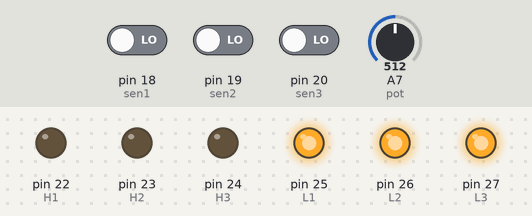
A sketch run on a simulated Arduino Mega 2560, built with avr-gcc and run on an emulated ATmega2560. On the bench: output pins drawn as LEDs (lit = HIGH). Inputs (shaded band) come from the test bench; at power-on: pin 18 (sen1) LOW, A7 (pot) = 512, pin 19 (sen2) LOW, pin 20 (sen3) LOW.

Above: at 1.2 s.
1.3 s: pin 18 (sen1) driven HIGH
At 1.9 s:
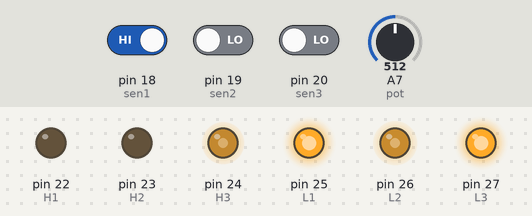
2.8 s: A7 (pot) set to 0
At 4.68 s:
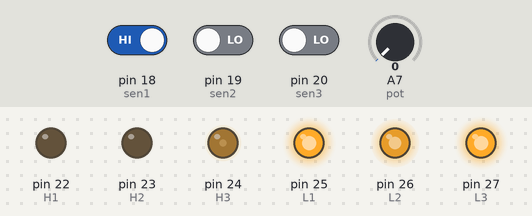
5.8 s: pin 19 (sen2) driven HIGH
At 6.24 s:
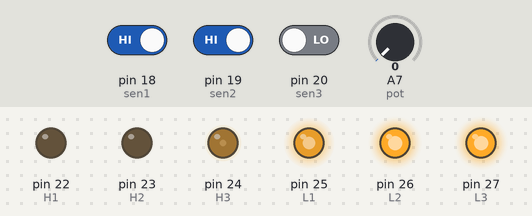
8.8 s: pin 20 (sen3) driven HIGH
10.3 s: pin 18 (sen1) driven LOW
At 10.67 s:
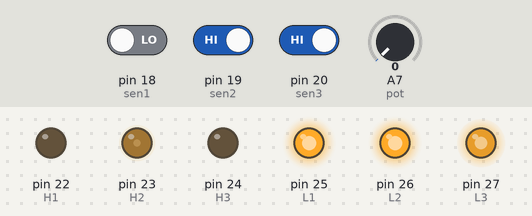
13.3 s: A7 (pot) set to 716
Timing chart, 0 to 15.8 s (numbered marks = the images above; inputs shaded):
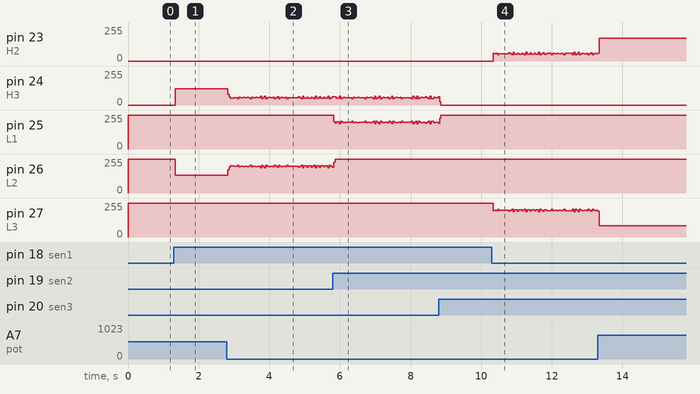

Measured:
- after the input at 1.3 s, pin 24 (H3): 0/255 → 122/255 at once; pin 26 (L2): 255/255 → 133/255 at once

The sketch:

MegaBegin.ino
```cpp
bool A_STATE = true;
int phase[7]={0,6,4,5,2,1,3} ;
int t=1000;
int phaseCount=0;
const int sen1=18;
const int sen2=19;
const int sen3=20;
const int H1=22;
const int L1=25;
const int H2=23;
const int L2=26;
const int H3=24;
const int L3=27;
const int pot=A7;
int pwm=127;
int temp=0;
int hold=0b00111000;
int ph=1;
int period=0;
int in=0;
int of=0;
float gg=0;
int count=0;
int tim=0;


void setup(){
pinMode (sen1, INPUT);
pinMode (sen2, INPUT);
pinMode (sen3, INPUT);
pinMode (H1, OUTPUT); // phase 1 high
pinMode (H2, OUTPUT);  //phase 2 high
pinMode (H3, OUTPUT);  //phase 3 high
pinMode (L1, OUTPUT);   //phase 1 LOW
pinMode (L2, OUTPUT);     //phase 1 LOW
pinMode (L3, OUTPUT);    //phase 2 LOW
pinMode (pot, INPUT);    //phase 3 LOW
pinMode (8, INPUT);    //phase 3 LOW
  // Read hall effect sensors status (PIND: read from PORTD which is arduino pins 0..7)


  cli();                      //stop interrupts for till we make the settings

  //compare match register = [ 16,000,000Hz/ (prescaler * desired interrupt frequency) ] - 1


  //set timer2 interrupt at 8kHz
  TCCR2A = 0;// set entire TCCR2A register to 0
  TCCR2B = 0;// same for TCCR2B
  TCNT2  = 0;//initialize counter value to 0
  // set compare match register for 8khz increments
  OCR2A = 200;// = (16*10^6) / (8000*8) - 1 (must be <256)
  OCR2B = 200;// = (16*10^6) / (8000*8) - 1 (must be <256)
  // turn on CTC mode
  TCCR2A |= (1 << WGM21);
    // Set CS21 bit for 8 prescaler
    TCCR2B |= (1 << CS12);
   //TCCR2B |= (1 << CS21);       // for 8
   //TCCR2B |=(1 << CS01) | (1 << CS00);     // for 64

  // enable timer compare interrupt for com A and B
  TIMSK2 |= (1 << OCIE2A)   ;   //|(1 << OCIE2B)

  sei();
  period=1;

Serial.begin(9600);

attachInterrupt(digitalPinToInterrupt(sen1), BLDC_move, CHANGE);
attachInterrupt(digitalPinToInterrupt(sen2), BLDC_move, CHANGE);
attachInterrupt(digitalPinToInterrupt(sen3), BLDC_move, CHANGE);
tim=micros();
}
// 3phase, 100 Hz, rising or falling edge every 1664uS ( multiple of 4uS).


void loop(){

  gg=(analogRead(pot)/5.23);

  in=gg;
  of=205-in;


}


ISR(TIMER2_COMPA_vect){

  A_STATE = !A_STATE;       //Invert LED state
  if (A_STATE){

      OCR2A = period*in;
      //OCR2A =250;

      PORTA = hold;


  }

  else
  {

      PORTA = 0b00111000;
      OCR2A = period*of;
      //OCR2A =of;

  }


}

void BLDC_move ()
{
  PORTA = 0b00111000;
  hold = 0b00111000;
  delayMicroseconds(15);
  phaseCount = (PIND>>1) & 7;


  switch(phase[phaseCount]){

  /*
case 2:
PORTA = 0b00001001;
break;
case 3:
PORTA = 0b00011011;
break;
case 4:
PORTA = 0b00010010;
break;
case 5:
PORTA = 0b00110110;
break;
case 6:
PORTA = 0b00100100;
break;
case 1:
PORTA = 0b00101101;
break;
default:
PORTB = 0;
break;
*/

case 6:
  PORTA = 0B00011001;
  hold = 0b00011001;
  count++;
break;
case 1:
  PORTA = 0b00101001;
  hold = 0b00101001;
break;
case 2:
  PORTA = 0b00101100;
  hold =  0b00101100;

break;
case 3:
  PORTA = 0b00110100;
  hold = 0b00110100;
break;
case 4:
  PORTA = 0b00110010;
  hold = 0b00110010;
break;

case 5:
  PORTA = 0b00011010;
  hold = 0b00011010;
break;

default:
  PORTB = 0b00111000;

break;


}
}
```
